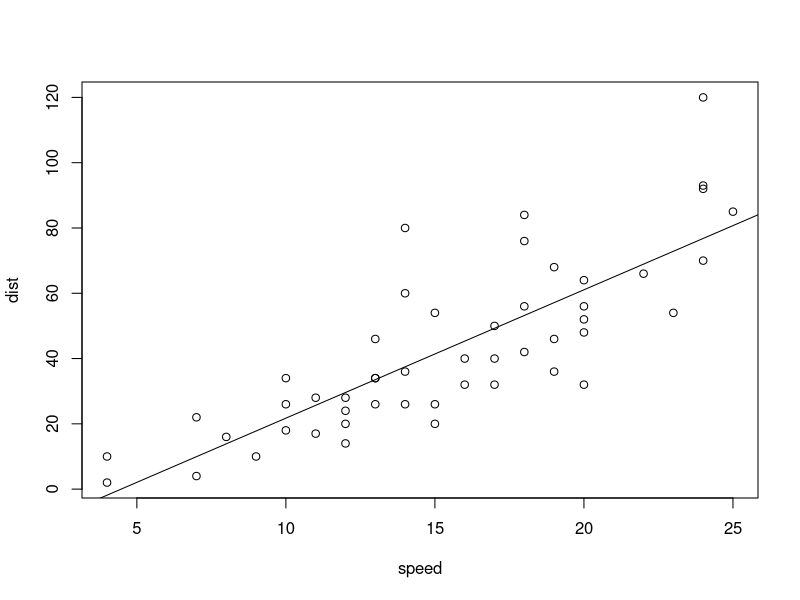
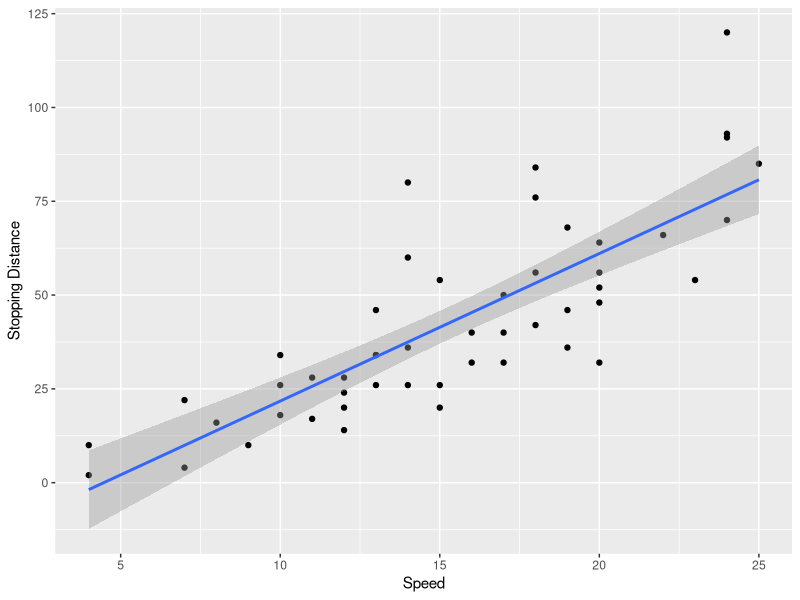
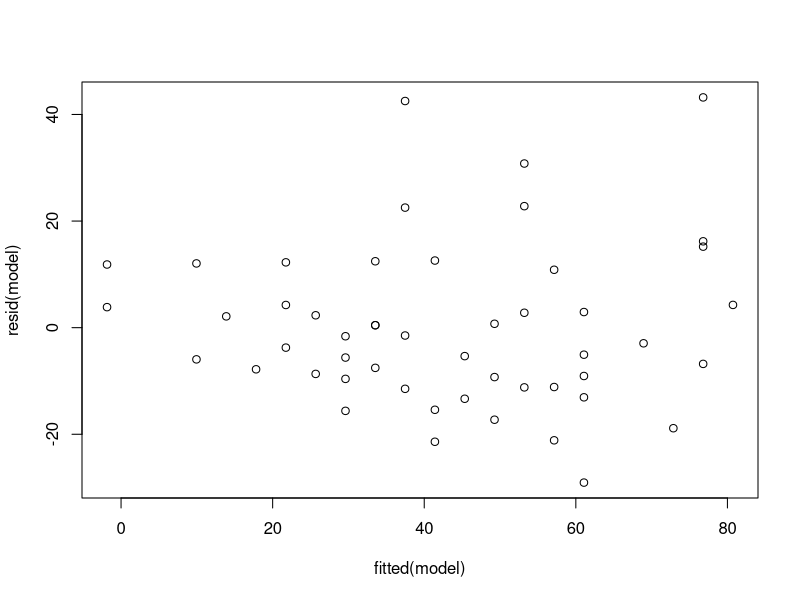
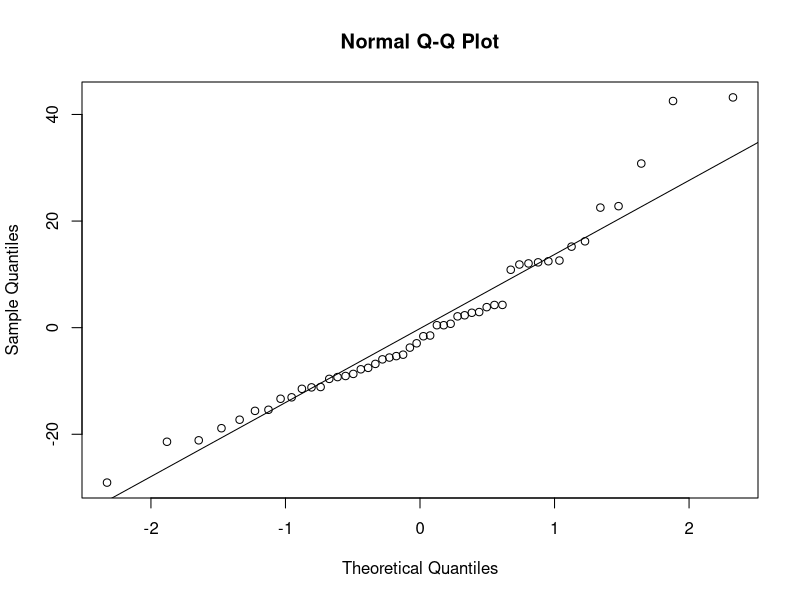
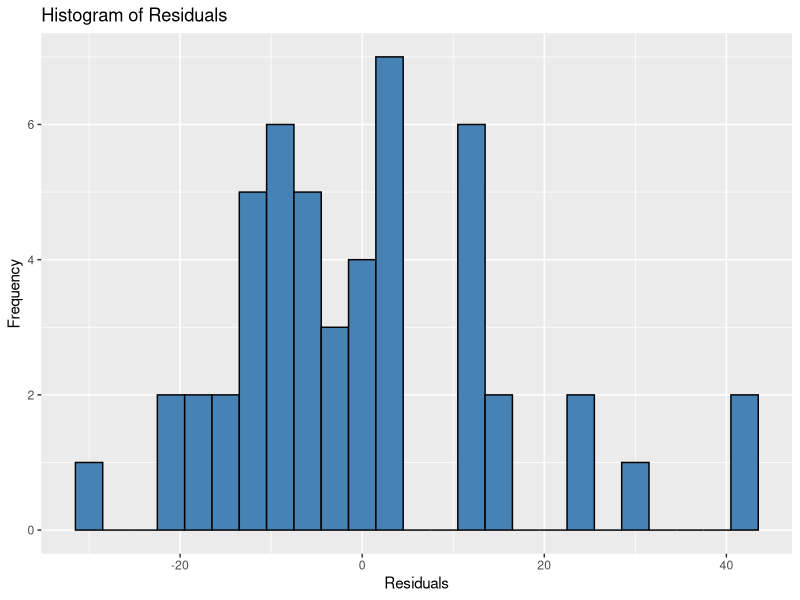

Here is the R script that generated these plots, in order:
## ---- chunk 1
library(tidyverse)
## ---- chunk 2
glimpse(cars)
## ---- chunk 3
model <- lm(data = cars, dist ~ speed)
model
## ---- chunk 4
plot(cars)
abline(model)
## ---- chunk 5
cars %>% ggplot(aes(x = speed, y = dist)) +
  geom_point() +
  stat_smooth(method = "lm", se = T) +
  xlab('Speed') +
  ylab('Stopping Distance')
## ---- chunk 6
summary(model)
## ---- chunk 7
plot(fitted(model), resid(model))
## ---- chunk 8
qqnorm(resid(model))
qqline(resid(model))
## ---- chunk 9
ggplot(data = cars, aes(x = model$residuals)) +
    geom_histogram(fill = 'steelblue', color = 'black', binwidth = 3) +
    labs(title = 'Histogram of Residuals', x = 'Residuals', y = 'Frequency')
